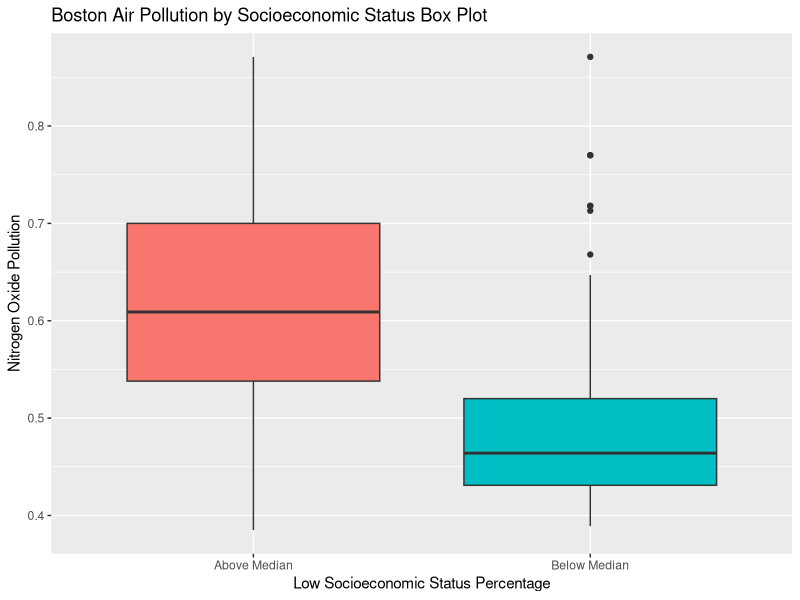
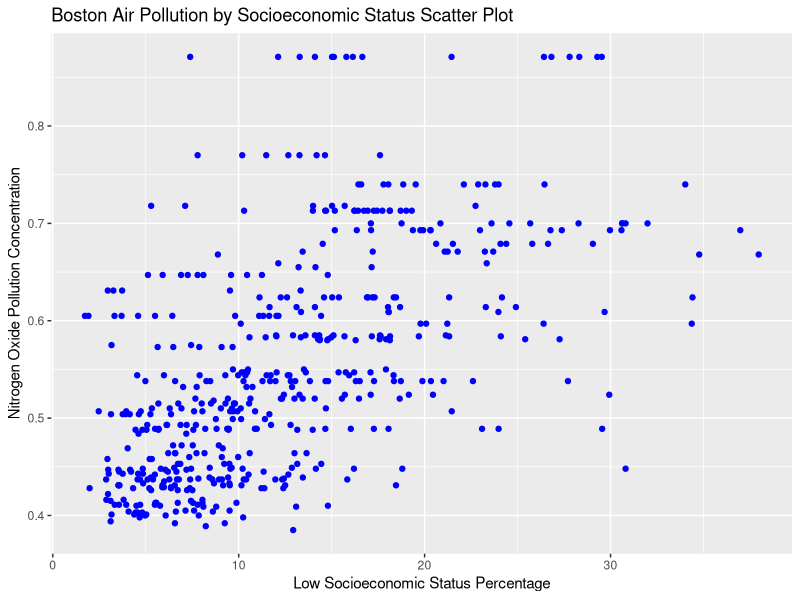

These charts were generated, in order, by the following R code:
#load libraries
library(MASS)
library(ggplot2)

#assign the Boston data set to df
df = Boston

#create a column that shows whether the low socioeconomic status
#percentage is below or above the median
df$lstat.med = ifelse(df$lstat > median(df$lstat), "Above Median",
                      "Below Median")

#make a box plot of the air pollution by socioeconomic status
ggplot(df)+
  geom_boxplot(aes(x = lstat.med, y = nox, fill = lstat.med)) +
  labs(x = "Low Socioeconomic Status Percentage", 
       y = "Nitrogen Oxide Pollution",
       title = "Boston Air Pollution by Socioeconomic Status Box Plot") +
  theme(legend.position = "none")

#compare mean air pollution by socioeconomic status category of 
#below or above median
mean(df$nox[df$lstat.med == "Above Median"])
mean(df$nox[df$lstat.med == "Below Median"])

#conduct t-test of the two groups
t.test(nox ~ lstat.med, data = df)
#t test is highly significant

#make a scatter plot of air pollution by socioeconomic status
ggplot(df) +
  geom_point(aes(x = lstat, y = nox), color = "blue") + 
  labs(x = "Low Socioeconomic Status Percentage",
       y = "Nitrogen Oxide Pollution Concentration", 
       title = "Boston Air Pollution by Socioeconomic Status Scatter Plot")
